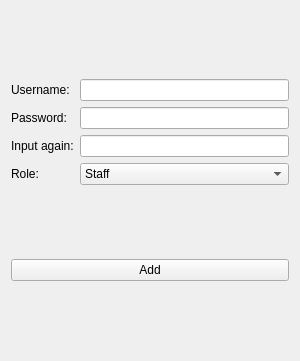
                    <widget class="QWidget" name="page_addUser">
                     <property name="geometry">
                      <rect>
                       <x>0</x>
                       <y>0</y>
                       <width>300</width>
                       <height>361</height>
                      </rect>
                     </property>
                     <attribute name="label">
                      <string>Add</string>
                     </attribute>
                     <layout class="QGridLayout" name="gridLayout_13">
                      <item row="0" column="0">
                       <layout class="QGridLayout" name="gridLayout_12">
                        <item row="0" column="0">
                         <widget class="QLabel" name="label_19">
                          <property name="text">
                           <string>Username:</string>
                          </property>
                         </widget>
                        </item>
                        <item row="0" column="1">
                         <widget class="QLineEdit" name="lineEdit_user_add_username"/>
                        </item>
                        <item row="1" column="0">
                         <widget class="QLabel" name="label_20">
                          <property name="text">
                           <string>Password:</string>
                          </property>
                         </widget>
                        </item>
                        <item row="1" column="1">
                         <widget class="QLineEdit" name="lineEdit_user_add_password"/>
                        </item>
                        <item row="2" column="0">
                         <widget class="QLabel" name="label_28">
                          <property name="text">
                           <string>Input again:</string>
                          </property>
                         </widget>
                        </item>
                        <item row="2" column="1">
                         <widget class="QLineEdit" name="lineEdit_user_add_password_again"/>
                        </item>
                        <item row="3" column="0">
                         <widget class="QLabel" name="label_21">
                          <property name="text">
                           <string>Role:</string>
                          </property>
                         </widget>
                        </item>
                        <item row="3" column="1">
                         <widget class="QComboBox" name="comboBox_user_add_role">
                          <item>
                           <property name="text">
                            <string>Staff</string>
                           </property>
                          </item>
                          <item>
                           <property name="text">
                            <string>Administrator</string>
                           </property>
                          </item>
                          <item>
                           <property name="text">
                            <string>Manager</string>
                           </property>
                          </item>
                         </widget>
                        </item>
                       </layout>
                      </item>
                      <item row="1" column="0">
                       <widget class="QPushButton" name="button_user_add">
                        <property name="text">
                         <string>Add</string>
                        </property>
                       </widget>
                      </item>
                     </layout>
                    </widget>
